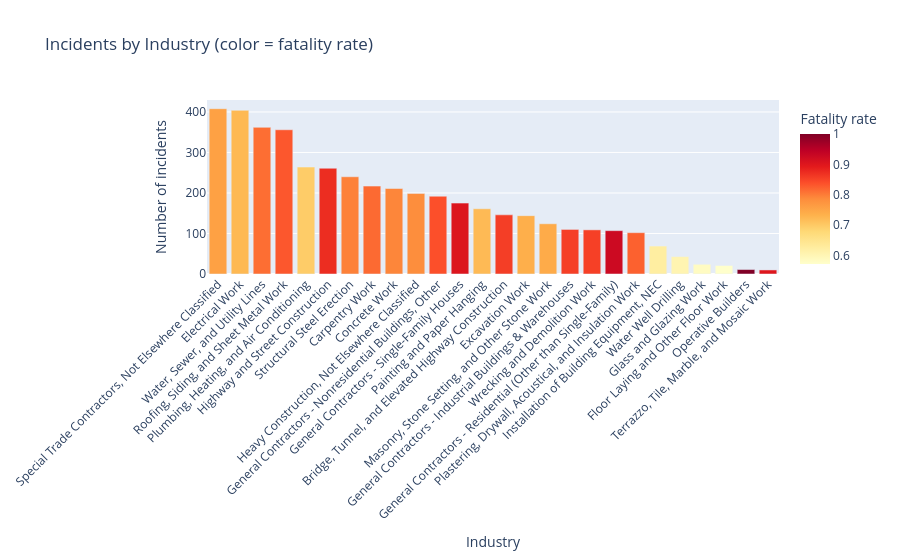

Write notebook code for a chart like this one.
### Markdown cell above
## 9. Plotly Charts (for dashboard reuse)

Interactive versions of two of the charts above, built with Plotly so the same figure objects/logic can be dropped into the dashboard app later.

### Code cell
industry_summary = (
    df.groupby("industry_name")
    .agg(incidents=("id", "count"), fatality_rate=("is_fatality", "mean"))
    .query("incidents >= 10")
    .reset_index()
    .sort_values("incidents", ascending=False)
)

fig = px.bar(
    industry_summary,
    x="industry_name",
    y="incidents",
    color="fatality_rate",
    color_continuous_scale="YlOrRd",
    title="Incidents by Industry (color = fatality rate)",
    labels={"industry_name": "Industry", "incidents": "Number of incidents", "fatality_rate": "Fatality rate"},
)
fig.update_layout(xaxis_tickangle=-45)
fig.show()

### Figure 1 — Plotly figure (JSON) as saved in the notebook; plotly's stock layout.template omitted (floating-point values rounded to 4 significant figures)
{"data": [{"hovertemplate": "Industry=%{x}<br>Number of incidents=%{y}<br>Fatality rate=%{marker.color}<extra></extra>", "legendgroup": "", "marker": {"color": [0.7574, 0.7228, 0.8122, 0.8315, 0.697, 0.8736, 0.7958, 0.8157, 0.7915, 0.7839, 0.8385, 0.9029, 0.7205, 0.8562, 0.7361, 0.7419, 0.8545, 0.8532, 0.9252, 0.8235, 0.6232, 0.6047, 0.5833, 0.5714, 1.0, 0.9], "coloraxis": "coloraxis", "pattern": {"shape": ""}}, "name": "", "orientation": "v", "showlegend": false, "textposition": "auto", "type": "bar", "x": ["Special Trade Contractors, Not Elsewhere Classified", "Electrical Work", "Water, Sewer, and Utility Lines", "Roofing, Siding, and Sheet Metal Work", "Plumbing, Heating, and Air Conditioning", "Highway and Street Construction", "Structural Steel Erection", "Carpentry Work", "Concrete Work", "Heavy Construction, Not Elsewhere Classified", "General Contractors - Nonresidential Buildings, Other", "General Contractors - Single-Family Houses", "Painting and Paper Hanging", "Bridge, Tunnel, and Elevated Highway Construction", "Excavation Work", "Masonry, Stone Setting, and Other Stone Work", "General Contractors - Industrial Buildings & Warehouses", "Wrecking and Demolition Work", "General Contractors - Residential (Other than Single-Family)", "Plastering, Drywall, Acoustical, and Insulation Work", "Installation of Building Equipment, NEC", "Water Well Drilling", "Glass and Glazing Work", "Floor Laying and Other Floor Work", "Operative Builders", "Terrazzo, Tile, Marble, and Mosaic Work"], "xaxis": "x", "y": [408, 404, 362, 356, 264, 261, 240, 217, 211, 199, 192, 175, 161, 146, 144, 124, 110, 109, 107, 102, 69, 43, 24, 21, 11, 10], "yaxis": "y"}], "layout": {"barmode": "relative", "coloraxis": {"autocolorscale": false, "colorbar": {"title": {"text": "Fatality rate"}}, "colorscale": [[0, "rgb(255,255,204)"], [0.125, "rgb(255,237,160)"], [0.25, "rgb(254,217,118)"], [0.375, "rgb(254,178,76)"], [0.5, "rgb(253,141,60)"], [0.625, "rgb(252,78,42)"], [0.75, "rgb(227,26,28)"], [0.875, "rgb(189,0,38)"], [1, "rgb(128,0,38)"]]}, "legend": {"tracegroupgap": 0}, "title": {"text": "Incidents by Industry (color = fatality rate)"}, "xaxis": {"anchor": "y", "domain": [0, 1], "tickangle": -45, "title": {"text": "Industry"}}, "yaxis": {"anchor": "x", "domain": [0, 1], "title": {"text": "Number of incidents"}}}}
